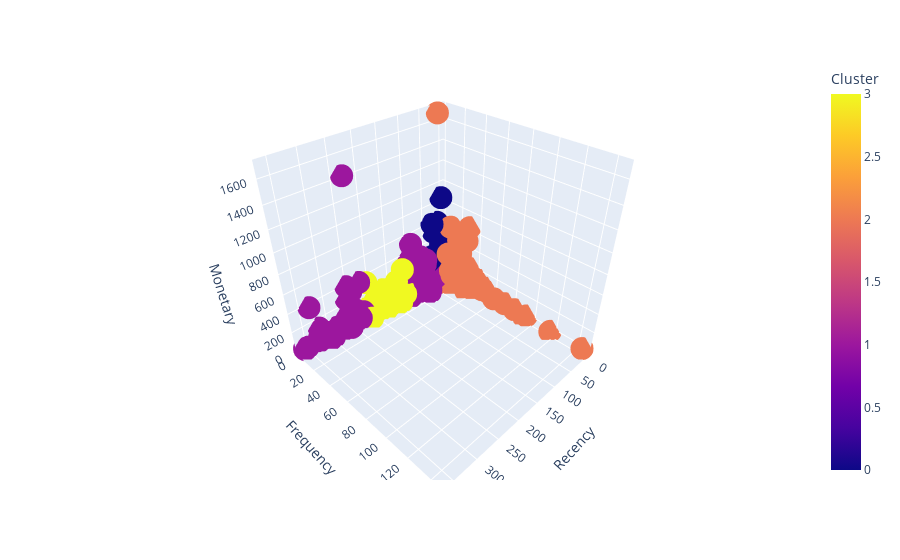

Write notebook code for a chart like this one.
### Code cell
import plotly.express as px

fig = px.scatter_3d(filtered_segmentation_df, x='Recency', y='Frequency', z='Monetary', color='Cluster')
fig.show()

### Figure 1 — Plotly figure (JSON) as saved in the notebook; plotly's stock layout.template omitted (floating-point values rounded to 4 significant figures; data arrays with more than 128 entries replaced by an {"elided": "..."} marker saying what was removed)
{"data": [{"hovertemplate": "Recency=%{x}<br>Frequency=%{y}<br>Monetary=%{z}<br>Cluster=%{marker.color}<extra></extra>", "legendgroup": "", "marker": {"color": {"elided": "2966 int values"}, "coloraxis": "coloraxis", "symbol": "circle"}, "mode": "markers", "name": "", "scene": "scene", "showlegend": false, "type": "scatter3d", "x": {"elided": "2966 int values"}, "y": {"elided": "2966 int values"}, "z": {"elided": "2966 float values"}}], "layout": {"coloraxis": {"colorbar": {"title": {"text": "Cluster"}}, "colorscale": [[0, "#0d0887"], [0.1111, "#46039f"], [0.2222, "#7201a8"], [0.3333, "#9c179e"], [0.4444, "#bd3786"], [0.5556, "#d8576b"], [0.6667, "#ed7953"], [0.7778, "#fb9f3a"], [0.8889, "#fdca26"], [1, "#f0f921"]]}, "legend": {"tracegroupgap": 0}, "margin": {"t": 60}, "scene": {"domain": {"x": [0, 1], "y": [0, 1]}, "xaxis": {"title": {"text": "Recency"}}, "yaxis": {"title": {"text": "Frequency"}}, "zaxis": {"title": {"text": "Monetary"}}}}}
